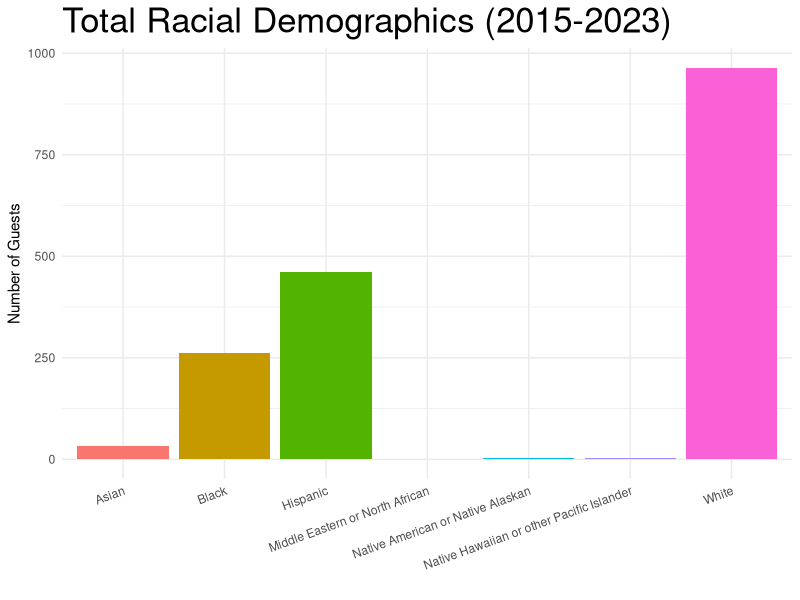
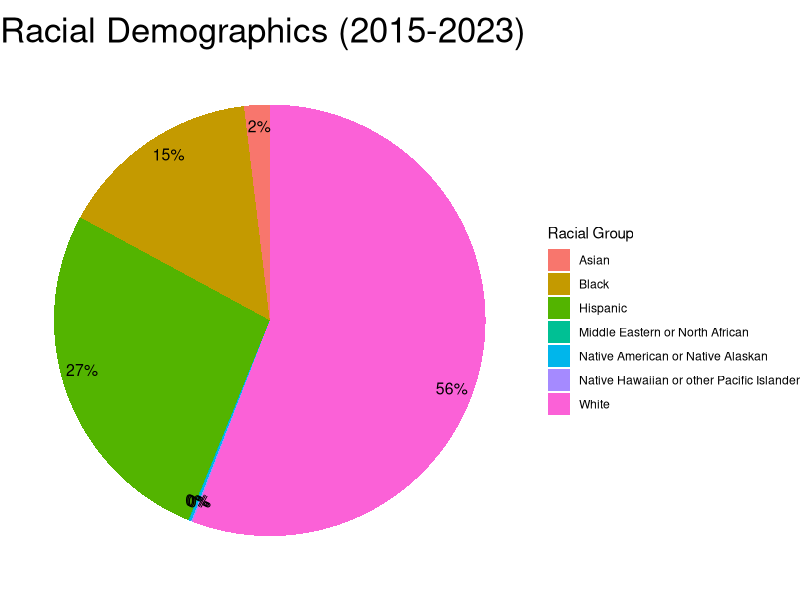
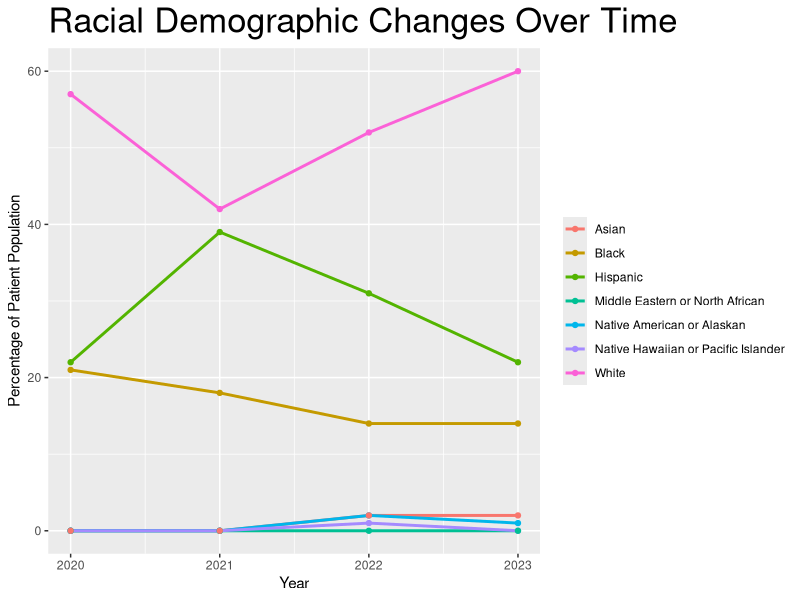
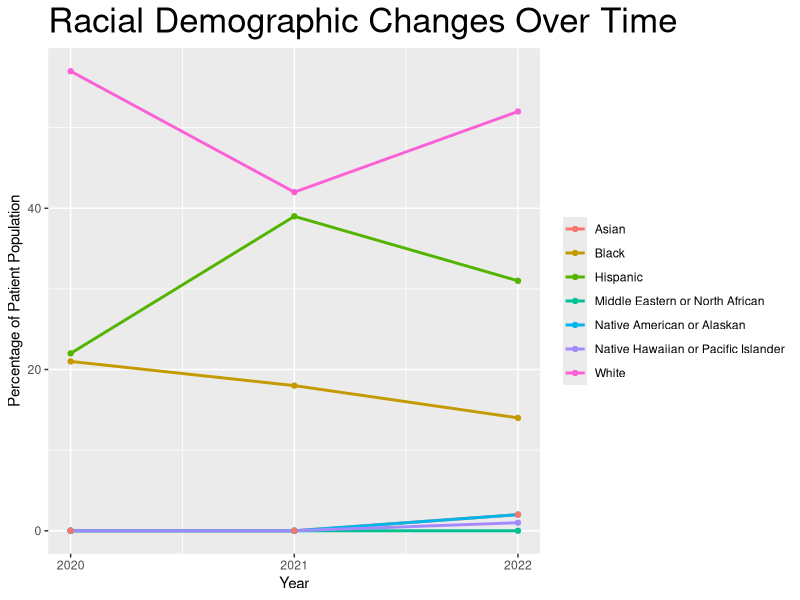

Write R code to recreate these figures, in order.
getwd()
setwd()

install.packages("ggplot2")
library(ggplot2)

# data
Race <- data.frame(
  Racial_Group = c("Black", "Hispanic", "White", "Native Hawaiian or other Pacific Islander", "Native American or Native Alaskan","Middle Eastern or North African","Asian"),
  Count = c(262,462,964,2,3,1,33)
)

# bar chart
ggplot(Race, aes(x = Racial_Group, y = Count, fill = Racial_Group)) +
  geom_bar(stat = "identity") +
  labs(x = "Racial Group", y = "Number of Guests", title = "Total Racial Demographics (2015-2023)") +
  theme_minimal() + 
  theme(axis.text.x = element_text(angle = 20, hjust = 1)) + 
  guides(fill = FALSE) +
  xlab("") +
  theme(plot.title = element_text(size = 25))

# pie chart
Race$Percentage <- (Race$Count / sum(Race$Count)) * 100

legend_data <- data.frame(
  Racial_Group = Race$Racial_Group,
  Percentage = scales::percent(Race$Percentage)
)

ggplot(Race, aes(x = "", y = Count, fill = Racial_Group)) +
  geom_bar(stat = "identity", width = 1) +
  coord_polar(theta = "y") +
  labs(title = "Racial Demographics (2015-2023)") +
  theme_void() +
  theme(legend.position = "right") +
  geom_text(aes(label = scales::percent(Count/sum(Count), accuracy = 1),x = 1.4), 
            position = position_stack(vjust = 0.55), size = 4) +
  labs(fill = "Racial Group") +
  theme(plot.title = element_text(size = 25))

# trendline graph w estimated 2023
Race_Change <- data.frame(
  Year = rep(c(2020, 2021, 2022, 2023), each = 7),
  Racial_Group = rep(c("Black", "Hispanic", "White", "Native Hawaiian or Pacific Islander", "Native American or Alaskan", "Middle Eastern or North African", "Asian"), times = 4),
  Percentage = c(
    21, 22, 57, 0, 0, 0, 0, 18, 39, 42, 0, 0, 0, 0, 14, 31, 52, 1, 2, 0, 2, 14, 22, 60, 0, 1, 0, 2
  )
)

ggplot(Race_Change, aes(x = Year, y = Percentage, color = Racial_Group)) +
  geom_line(linewidth = 1) +
  geom_point(size = 1.5) +
  labs(title = "Racial Demographic Changes Over Time", x = "Year", y = "Percentage of Patient Population") +
  theme(legend.title = element_blank()) +
  theme(plot.title = element_text(size = 25))


# trendline graph 2020-2022
Race_Change <- data.frame(
  Year = rep(c(2020, 2021, 2022), each = 7),
  Racial_Group = rep(c("Black", "Hispanic", "White", "Native Hawaiian or Pacific Islander", "Native American or Alaskan", "Middle Eastern or North African", "Asian"), times = 3),
  Percentage = c(
    21, 22, 57, 0, 0, 0, 0, 18, 39, 42, 0, 0, 0, 0, 14, 31, 52, 1, 2, 0, 2
  )
)

ggplot(Race_Change, aes(x = Year, y = Percentage, color = Racial_Group)) +
  geom_line(linewidth = 1) +
  geom_point(size = 1.5) +
  labs(title = "Racial Demographic Changes Over Time", x = "Year", y = "Percentage of Patient Population") +
  scale_x_continuous(breaks = c(2020, 2021, 2022),
                     labels = c("2020", "2021", "2022")) +
  theme(legend.title = element_blank()) +
  theme(plot.title = element_text(size = 25))
